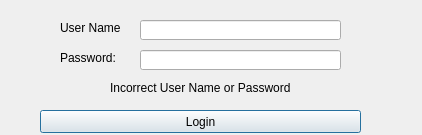
<?xml version="1.0" encoding="UTF-8"?>
<ui version="4.0">
 <class>Dialog</class>
 <widget class="QDialog" name="Dialog">
  <property name="geometry">
   <rect>
    <x>0</x>
    <y>0</y>
    <width>422</width>
    <height>135</height>
   </rect>
  </property>
  <property name="sizePolicy">
   <sizepolicy hsizetype="Fixed" vsizetype="Fixed">
    <horstretch>0</horstretch>
    <verstretch>0</verstretch>
   </sizepolicy>
  </property>
  <property name="windowTitle">
   <string>Login</string>
  </property>
  <widget class="QPushButton" name="pushButton">
   <property name="geometry">
    <rect>
     <x>40</x>
     <y>110</y>
     <width>321</width>
     <height>23</height>
    </rect>
   </property>
   <property name="text">
    <string>Login</string>
   </property>
  </widget>
  <widget class="QLineEdit" name="lineEditUserName">
   <property name="geometry">
    <rect>
     <x>140</x>
     <y>20</y>
     <width>201</width>
     <height>20</height>
    </rect>
   </property>
  </widget>
  <widget class="QLineEdit" name="lineEditPassword">
   <property name="geometry">
    <rect>
     <x>140</x>
     <y>50</y>
     <width>201</width>
     <height>20</height>
    </rect>
   </property>
   <property name="echoMode">
    <enum>QLineEdit::Password</enum>
   </property>
  </widget>
  <widget class="QLabel" name="label">
   <property name="geometry">
    <rect>
     <x>60</x>
     <y>20</y>
     <width>61</width>
     <height>16</height>
    </rect>
   </property>
   <property name="text">
    <string>User Name:</string>
   </property>
  </widget>
  <widget class="QLabel" name="label_2">
   <property name="geometry">
    <rect>
     <x>60</x>
     <y>50</y>
     <width>61</width>
     <height>16</height>
    </rect>
   </property>
   <property name="text">
    <string>Password:</string>
   </property>
  </widget>
  <widget class="QLabel" name="labelMSG">
   <property name="geometry">
    <rect>
     <x>110</x>
     <y>80</y>
     <width>351</width>
     <height>16</height>
    </rect>
   </property>
   <property name="text">
    <string>Incorrect User Name or Password</string>
   </property>
  </widget>
 </widget>
 <resources/>
 <connections/>
</ui>
